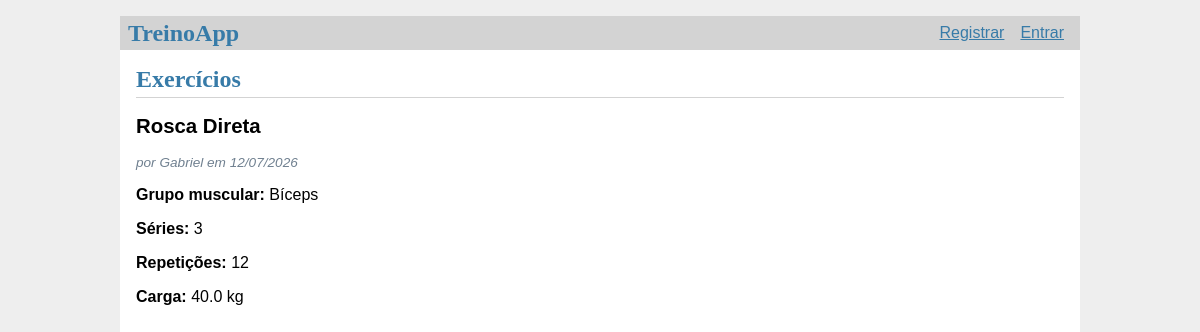
Before: / with the older database file.
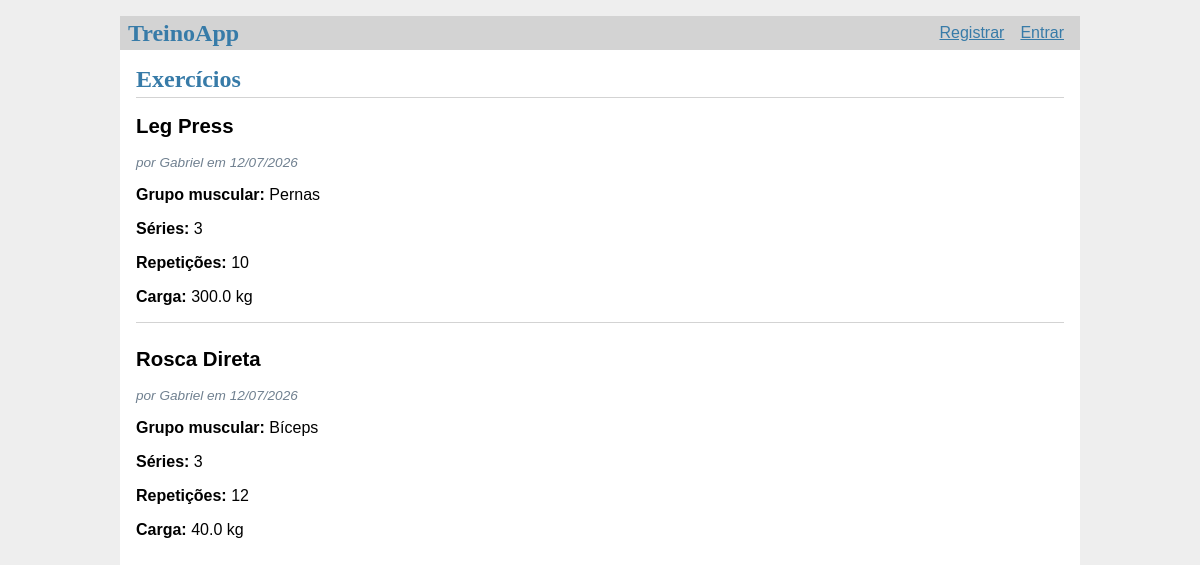
After: the same page with the newer database file.
### tables this page shows
CREATE TABLE exercise (
    id INTEGER PRIMARY KEY AUTOINCREMENT,
    author_id INTEGER NOT NULL,
    created TIMESTAMP NOT NULL DEFAULT CURRENT_TIMESTAMP,

    name TEXT NOT NULL,
    muscle_group TEXT NOT NULL,
    sets INTEGER NOT NULL,
    reps INTEGER NOT NULL,
    weight REAL NOT NULL,

    FOREIGN KEY (author_id) REFERENCES user(id)
);

CREATE TABLE user (
    id INTEGER PRIMARY KEY AUTOINCREMENT,
    username TEXT UNIQUE NOT NULL,
    password TEXT NOT NULL
);

### treino/exercise.py (the view)
@bp.route("/")
def index():
    db = get_db()
    exercises = db.execute(
        """
        SELECT e.id,
               e.name,
               e.muscle_group,
               e.sets,
               e.reps,
               e.weight,
               e.created,
               e.author_id,
               u.username
        FROM exercise e
        JOIN user u ON e.author_id = u.id
        ORDER BY e.created DESC
        """
    ).fetchall()
    return render_template("exercise/index.html", exercises=exercises)

### treino/auth.py (called while the page is built)
@bp.before_app_request
def load_logged_in_user():
    user_id = session.get('user_id')
    if user_id is None:
        g.user = None
    else:
        g.user = get_db().execute(
            'SELECT * FROM user WHERE id = ?',
            (user_id,)
        ).fetchone()

### treino/db.py (called while the page is built)
def get_db():
    if 'db' not in g:
        g.db = sqlite3.connect(
            current_app.config['DATABASE'],
            detect_types=sqlite3.PARSE_DECLTYPES
        )
        g.db.row_factory = sqlite3.Row
    return g.db

### treino/templates/exercise/index.html (shortened to what this page needs)
{% extends 'base.html' %}
{% block header %}
  <h1>{% block title %}Exercícios{% endblock %}</h1>
{% endblock %}
{% block content %}
  {% for exercise in exercises %}
    <article class="post">
      <header>
        <div>
          <h2>{{ exercise['name'] }}</h2>
          <div class="about">
            por {{ exercise['username'] }} em {{ exercise['created'].strftime('%d/%m/%Y') }}
          </div>
        </div>
      </header>
      <p><strong>Grupo muscular:</strong> {{ exercise['muscle_group'] }}</p>
      <p><strong>Séries:</strong> {{ exercise['sets'] }}</p>
      <p><strong>Repetições:</strong> {{ exercise['reps'] }}</p>
      <p><strong>Carga:</strong> {{ "%.1f"|format(exercise['weight']) }} kg</p>
    </article>
    {% if not loop.last %}
      <hr>
    {% endif %}
  {% endfor %}
{% endblock %}

### treino/templates/base.html (shortened to what this page needs)
<!doctype html>
<link rel="stylesheet" href="{{ url_for('static', filename='style.css') }}">
<nav>
  <h1>TreinoApp</h1>
  <ul>
    {% if g.user %}
      <li><span>{{ g.user['username'] }}</span>
      <li><a href="{{ url_for('auth.logout') }}">Sair</a>
    {% else %}
      <li><a href="{{ url_for('auth.register') }}">Registrar</a>
      <li><a href="{{ url_for('auth.login') }}">Entrar</a>
    {% endif %}
  </ul>
</nav>
<section class="content">
  <header>
    {% block header %}{% endblock %}
  </header>
  {% block content %}{% endblock %}
</section>

### treino/static/style.css (style rules this page uses)
h1 { font-family: serif; color: #377ba8; margin: 1rem 0; }
a { color: #377ba8; }
hr { border: none; border-top: 1px solid lightgray; }
nav { background: lightgray; display: flex; align-items: center; padding: 0 0.5rem; }
nav h1 { flex: auto; margin: 0; }
nav ul { display: flex; list-style: none; margin: 0; padding: 0; }
nav ul li a, nav ul li span, header .action { display: block; padding: 0.5rem; }
.content { padding: 0 1rem 1rem; }
.content > header { border-bottom: 1px solid lightgray; display: flex; align-items: flex-end; }
.content > header h1 { flex: auto; margin: 1rem 0 0.25rem 0; }
.post > header { display: flex; align-items: flex-end; font-size: 0.85em; }
.post > header > div:first-of-type { flex: auto; }
.post .about { color: slategray; font-style: italic; }
.content:last-child { margin-bottom: 0; }

Changed rows visible on the page:
added exercise: name "Leg Press", username "Gabriel", created "12/07/2026", muscle_group "Pernas", sets "3", reps "10", weight "300.0"
